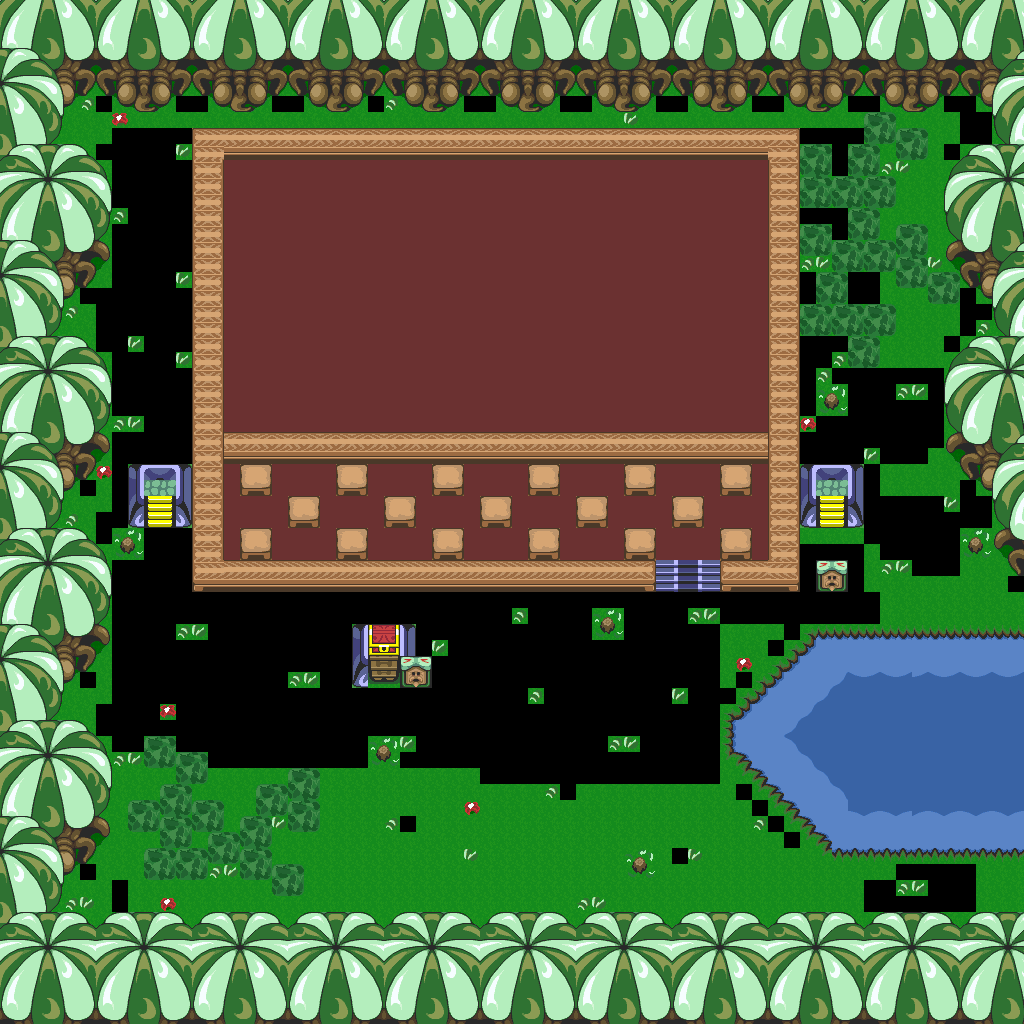

Below is a game level as drawn by its tile map, then a one-line description and the .tmx that defines it (tile-layer data replaced by summaries):
An orthogonal 64x64 tile map with 16x16 px tiles, 1 tile layer (base), 2 hidden layers not drawn and 8 objects.

<map version="1.10" tiledversion="1.12.1" orientation="orthogonal" renderorder="right-down" width="64" height="64" tilewidth="16" tileheight="16" infinite="0" nextlayerid="4" nextobjectid="9">
 <tileset firstgid="1" source="../classiciphone_pics4.tsx" />
 <layer id="1" name="base" width="64" height="64">
  <data>[4096 cells, 3396 non-empty, 155 distinct tile ids]</data>
 </layer>
 <layer id="2" name="collision" width="64" height="64" visible="0">
  <properties><property name="collision" value="true" /></properties>
  <data>[4096 cells, 1567 non-empty, 1 distinct tile ids]</data>
 </layer>
 <layer id="3" name="water" width="64" height="64" visible="0">
  <properties><property name="terrain" value="water" /></properties>
  <data>[4096 cells, 198 non-empty, 1 distinct tile ids]</data>
 </layer>
 <objectgroup id="4" name="npcs">
  <object id="1" x="288.0" y="640.0" width="16" height="16">
   <properties>
    <property name="script" type="string">-- Auto-converted from GraalScript
-- [CLIENT-SIDE — server no-op]
-- if (created) {
-- // Initialize the attributes
-- showcharacter;
-- setcharprop #3,head16.gif;
-- setcharprop #C0,orange;
-- setcharprop #C1,gray;
-- setcharprop #C2,darkblue;
-- setcharprop #C3,darkblue;
-- setcharprop #C4,darkblue;
-- setcharprop #n,Bet Master;
-- dir = 2;
-- }</property>
   </properties>
  </object>
  <object id="2" x="592.0" y="608.0" width="16" height="16">
   <properties>
    <property name="script" type="string">-- Auto-converted from GraalScript
joinResource("bush")</property>
   </properties>
  </object>
  <object id="3" x="816.0" y="384.0" width="16" height="16">
   <properties>
    <property name="script" type="string">-- Auto-converted from GraalScript
joinResource("bush")</property>
   </properties>
  </object>
  <object id="4" x="112.0" y="528.0" width="16" height="16">
   <properties>
    <property name="script" type="string">-- Auto-converted from GraalScript
joinResource("bush")</property>
   </properties>
  </object>
  <object id="5" x="368.0" y="736.0" width="16" height="16">
   <properties>
    <property name="script" type="string">-- Auto-converted from GraalScript
joinResource("bush")</property>
   </properties>
  </object>
  <object id="6" x="960.0" y="528.0" width="16" height="16">
   <properties>
    <property name="script" type="string">-- Auto-converted from GraalScript
joinResource("bush")</property>
   </properties>
  </object>
  <object id="7" x="624.0" y="848.0" width="16" height="16">
   <properties>
    <property name="script" type="string">-- Auto-converted from GraalScript
joinResource("bush")</property>
   </properties>
  </object>
  <object id="8" x="192.0" y="624.0" width="16" height="16">
   <properties>
    <property name="script" type="string">-- Auto-converted from GraalScript
-- [CLIENT-SIDE — server no-op]
-- if (playerenters)
-- seteffect 0,0,0,.5;</property>
   </properties>
  </object>
 </objectgroup>
</map>
